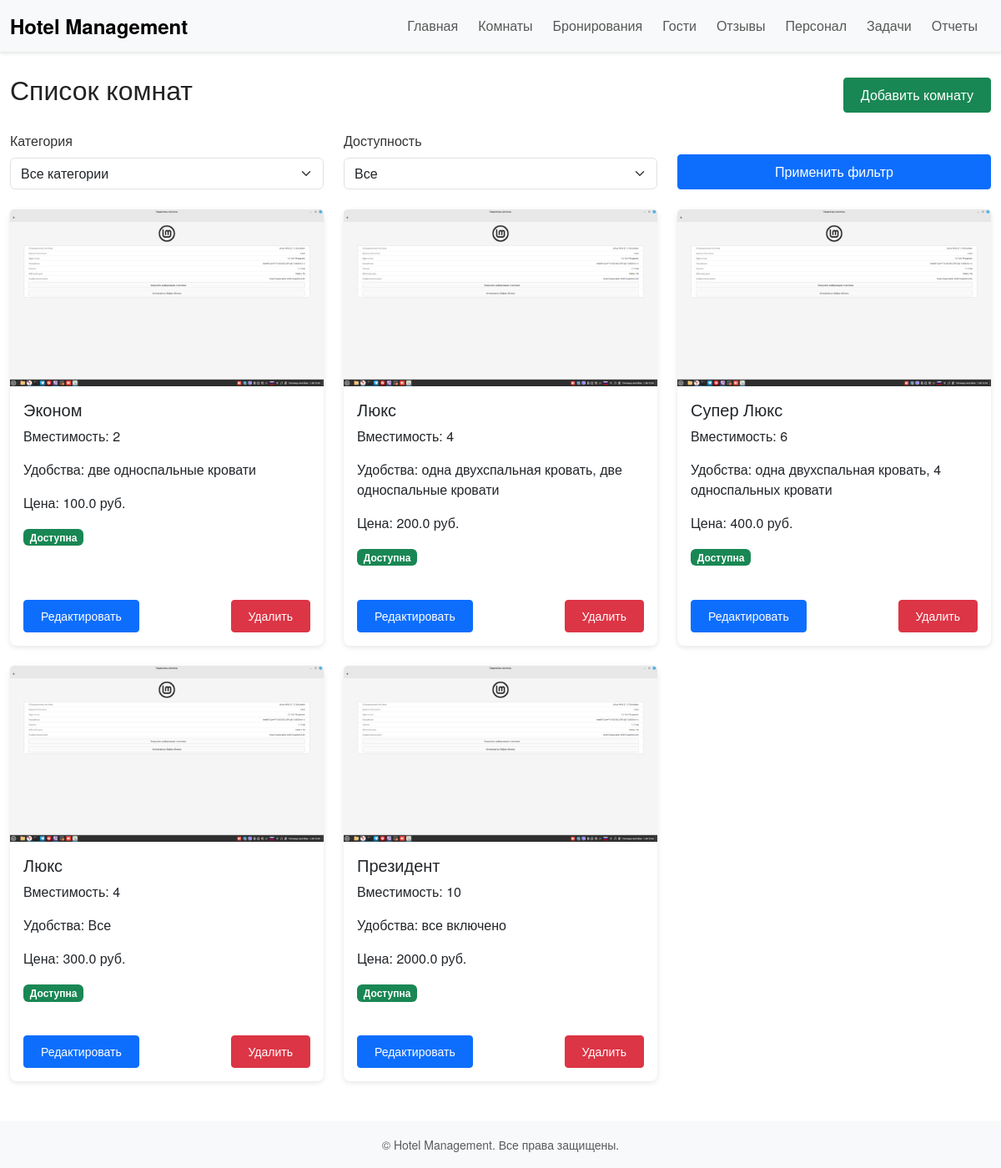
Screenshot of /rooms with the database file from the repository.
### tables this page shows
CREATE TABLE rooms (
            id INTEGER PRIMARY KEY AUTOINCREMENT,
            type TEXT NOT NULL,
            capacity INTEGER,
            amenities TEXT,
            price REAL,
            photo TEXT,           -- путь к файлу фотографии
            available INTEGER DEFAULT 1
        );

### app.py (the view)
@app.route('/rooms', methods=["GET"])
def list_rooms():
    conn = get_db_connection()
    query = "SELECT * FROM rooms WHERE 1=1"
    params = []
    room_type = request.args.get('type')
    if room_type and room_type.lower() != "all":
        query += " AND type = ?"
        params.append(room_type)
    available = request.args.get('available')
    if available in ['0', '1']:
        query += " AND available = ?"
        params.append(available)
    rooms = conn.execute(query, params).fetchall()
    conn.close()
    return render_template('rooms.html', rooms=rooms)

### app.py (called while the page is built)
def get_db_connection():
    conn = sqlite3.connect(DATABASE)
    conn.row_factory = sqlite3.Row  # позволит обращаться по именам столбцов
    return conn

### templates/rooms.html (shortened to what this page needs)
{% extends 'base.html' %}
{% block content %}
<div class="d-flex justify-content-between align-items-center mb-3">
  <h2>Список комнат</h2>
  <a class="btn btn-success" href="{{ url_for('add_room') }}">Добавить комнату</a>
</div>
<form method="GET" action="{{ url_for('list_rooms') }}" class="mb-4">
  <div class="row">
    <div class="col-md-4">
      <label for="type" class="form-label">Категория</label>
      <select name="type" id="type" class="form-select">
        <option value="all" {% if (not request.args.get('type')) or request.args.get('type') == "all" %}selected{% endif %}>Все категории</option>
      </select>
    </div>
    <div class="col-md-4">
      <label for="available" class="form-label">Доступность</label>
      <select name="available" id="available" class="form-select">
        <option value="" {% if not request.args.get('available') %}selected{% endif %}>Все</option>
      </select>
    </div>
    <div class="col-md-4 d-flex align-items-end">
      <button type="submit" class="btn btn-primary w-100">Применить фильтр</button>
    </div>
  </div>
</form>
<div class="row">
  {% for room in rooms %}
  <div class="col-md-4 mb-4">
    <div class="card h-100">
      {% if room['photo'] %}
      <img src="{{ url_for('static', filename=room['photo']) }}" class="card-img-top" alt="Фото комнаты">
      {% else %}
      <img src="{{ url_for('static', filename='images/no_image_available.png') }}" class="card-img-top" alt="Нет фото">
      {% endif %}
      <div class="card-body d-flex flex-column">
        <h5 class="card-title">{{ room['type'] }}</h5>
        <p class="card-text">Вместимость: {{ room['capacity'] }}</p>
        <p class="card-text">Удобства: {{ room['amenities'] }}</p>
        <p class="card-text">Цена: {{ room['price'] }} руб.</p>
        <p class="card-text">
          {% if room['available'] %}
            <span class="badge bg-success">Доступна</span>
          {% else %}
            <span class="badge bg-danger">Не доступна</span>
          {% endif %}
        </p>
        <div class="mt-auto d-flex justify-content-between">
          <a href="{{ url_for('edit_room', room_id=room['id']) }}" class="btn btn-sm btn-primary">Редактировать</a>
          <form action="{{ url_for('delete_room', room_id=room['id']) }}" method="post" onsubmit="return confirm('Вы уверены, что хотите удалить эту комнату?');">
            <button type="submit" class="btn btn-sm btn-danger">Удалить</button>
          </form>
        </div>
      </div>
    </div>
  </div>
  {% else %}
    <p>Нет комнат, удовлетворяющих условиям фильтра.</p>
  {% endfor %}
</div>
{% endblock %}

### static/css/style.css (style rules this page uses)
html, body { background-color: #ffffff; color: #333333; font-family: 'Helvetica Neue', Arial, sans-serif; margin: 0; padding: 0; }
.card { background-color: #ffffff; border: none; border-radius: 0.5rem; box-shadow: 0 2px 6px rgba(0, 0, 0, 0.1); margin-bottom: 1.5rem; transition: transform 0.2s ease, box-shadow 0.2s ease; }
h1, h2, h3, h4, h5, h6 { font-weight: 300; color: #222222; margin-bottom: 1rem; }
.btn { border-radius: 0.25rem; padding: 0.5rem 1.25rem; }

### rows the page displays
rooms: photo (picture), type "Эконом", capacity "2", amenities "две односпальные кровати", price "100.0", available "Доступна"
rooms: photo (picture), type "Люкс", capacity "4", amenities "одна двухспальная кровать, две односпальные кровати", price "200.0", available "Доступна"
rooms: photo (picture), type "Супер Люкс", capacity "6", amenities "одна двухспальная кровать, 4 односпальных кровати", price "400.0", available "Доступна"
rooms: photo (picture), type "Люкс", capacity "4", amenities "Все", price "300.0", available "Доступна"
rooms: photo (picture), type "Президент", capacity "10", amenities "все включено", price "2000.0", available "Доступна"
